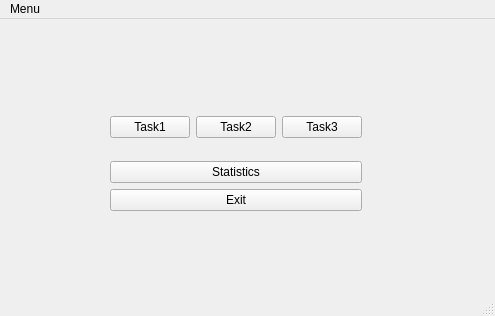
<?xml version="1.0" encoding="UTF-8"?>
<ui version="4.0">
 <class>MainWindow</class>
 <widget class="QMainWindow" name="MainWindow">
  <property name="geometry">
   <rect>
    <x>0</x>
    <y>0</y>
    <width>495</width>
    <height>316</height>
   </rect>
  </property>
  <property name="windowTitle">
   <string>MainWindow</string>
  </property>
  <widget class="QWidget" name="centralwidget">
   <widget class="QWidget" name="verticalLayoutWidget_2">
    <property name="geometry">
     <rect>
      <x>110</x>
      <y>80</y>
      <width>252</width>
      <height>131</height>
     </rect>
    </property>
    <layout class="QVBoxLayout" name="verticalLayout_3">
     <item>
      <layout class="QHBoxLayout" name="horizontalLayout">
       <item>
        <widget class="QPushButton" name="pushButton_task1">
         <property name="text">
          <string>Task1</string>
         </property>
        </widget>
       </item>
       <item>
        <widget class="QPushButton" name="pushButton_task2">
         <property name="text">
          <string>Task2</string>
         </property>
        </widget>
       </item>
       <item>
        <widget class="QPushButton" name="pushButton_task3">
         <property name="text">
          <string>Task3</string>
         </property>
        </widget>
       </item>
      </layout>
     </item>
     <item>
      <layout class="QVBoxLayout" name="verticalLayout">
       <item>
        <widget class="QPushButton" name="pushButton_stat">
         <property name="text">
          <string>Statistics</string>
         </property>
        </widget>
       </item>
       <item>
        <widget class="QPushButton" name="pushButton_exit">
         <property name="text">
          <string>Exit</string>
         </property>
        </widget>
       </item>
      </layout>
     </item>
    </layout>
   </widget>
  </widget>
  <widget class="QMenuBar" name="menubar">
   <property name="geometry">
    <rect>
     <x>0</x>
     <y>0</y>
     <width>495</width>
     <height>17</height>
    </rect>
   </property>
   <widget class="QMenu" name="menuMenu">
    <property name="title">
     <string>Menu</string>
    </property>
    <addaction name="actionTask1"/>
    <addaction name="actionTask2"/>
    <addaction name="actionTask3"/>
    <addaction name="separator"/>
    <addaction name="actionExit_2"/>
   </widget>
   <addaction name="menuMenu"/>
  </widget>
  <widget class="QStatusBar" name="statusbar"/>
  <action name="actionTask1">
   <property name="text">
    <string>Task1</string>
   </property>
  </action>
  <action name="actionTask2">
   <property name="text">
    <string>Task2</string>
   </property>
  </action>
  <action name="actionTask3">
   <property name="text">
    <string>Task3</string>
   </property>
  </action>
  <action name="actionExit">
   <property name="text">
    <string>Exit</string>
   </property>
  </action>
  <action name="actionExit_2">
   <property name="text">
    <string>Exit</string>
   </property>
  </action>
 </widget>
 <resources/>
 <connections/>
</ui>
